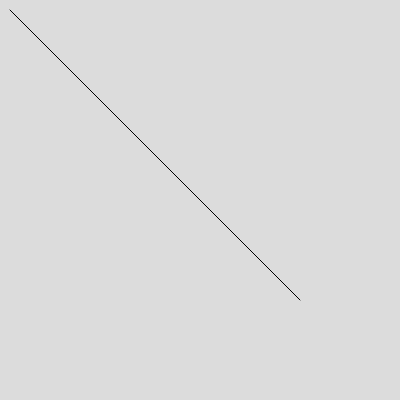
Frame 1 (no input)
Frame 60 (no input): identical to frame 1, image omitted
Frame 120 (the mouse pressed at the canvas centre since frame 60): identical to frame 1, image omitted

The p5.js sketch that drew this single still picture (run headless with seeded random() and noise() and a simulated clock; from frame 60 on, the mouse is pressed at the canvas centre):

// p5.js sketch
// ── sketch.js
function setup() {
  createCanvas(400, 400);
}

function draw() {
  background(220);
  line(10,10,300,300);
}
// ── style.css
html, body {
  margin: 0;
  padding: 0;
  background: blue;
}
canvas {
  display: block;
}
